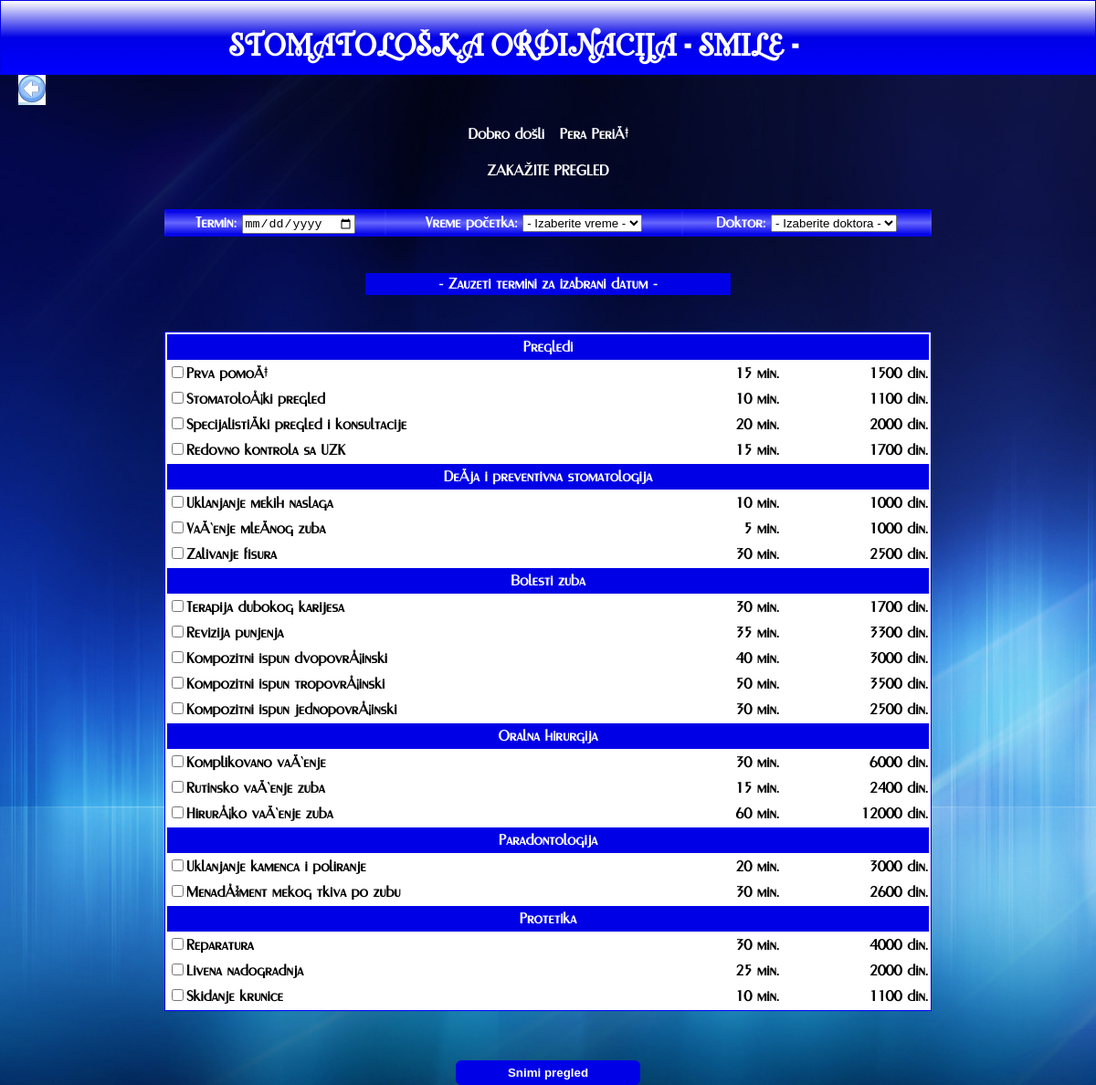
Screenshot of /zubarska_ordinacija/prometni/zakazivanje/azuriranje.php?akcija=n (signed in) with the database file from the repository.
### tables this page shows
CREATE TABLE `usluga` (
  `id` int(10) UNSIGNED NOT NULL,
  `naziv` varchar(50) NOT NULL,
  `cena` int(11) NOT NULL COMMENT 'cena usluge',
  `vreme` int(11) NOT NULL COMMENT 'vreme trajanja usluge u minutima',
  `id_vrsta_usluge` int(10) UNSIGNED NOT NULL
);

CREATE TABLE `vrsta_usluge` (
  `id` int(10) UNSIGNED NOT NULL,
  `naziv` varchar(40) NOT NULL
);

### zubarska_ordinacija/prometni/zakazivanje/azuriranje.php (the view, shortened to what this page needs)
<?php
include_once "../../inc/header.php";
require '../../inc/konekcija.php';
?>
			<a href="pregled.php" class="nazad"><img src="../../img/back.jpg" width=30 height=30></a>
	<?php
		if($_REQUEST['akcija'] == 'n'){
				$selectDoktor = "<option value='-1'> - Izaberite doktora - </option>";
			$sqlQuery = "SELECT K.*,K.id_vrsta_kor, V.naziv as vrsta
						FROM korisnik K
						LEFT JOIN vrsta_korisnika V ON K.id_vrsta_kor=V.id
						WHERE K.id_vrsta_kor = 2";
			$res = mysqli_query($conn, $sqlQuery);
			while($row = mysqli_fetch_assoc($res)){
				$selectedDoktor = "";
				$selectDoktor .= "<option value=${row['id']} $selectedDoktor> ${row['ime_prezime']} </option>";
			}
				$vreme = "<option value='-1'> - Izaberite vreme - </option>";
			$vremePocetka = 12;
			$krajDana = 20;
			$minuti = array("05", "10", "15","20","25","30","35","40","45","50","55");
			for($i=$vremePocetka; $i<($krajDana + 1); $i++){
				$sat = $i . ':00';
				$vreme .=  '<option value="' . $sat . '">' . $sat . '</option>';
				if($i != $krajDana){
					for($j=0; $j<sizeof($minuti); $j++){
						 $sat = $i . ':' . $minuti[$j];
				$vreme .=  '<option value="' . $sat . '">' . $sat . '</option>';
					}
				}
			}
		$korisnik =$_SESSION['ime'];
	?>
	</header>
		<main>
			<form name="unos" action="" method="post">
					<div id="pacijent">
						<p>Dobro došli &nbsp
						<?=$korisnik?></p>
						<p>ZAKAŽITE PREGLED </p>
					</div>
				<table class="filterZ" width=70%>
					<tr>
						<td>Termin:
						<input type="date" required name="termin" id="termin"  value=<?php echo (isset($_REQUEST['termin']))?$_REQUEST['termin']:"";?>></td>
						<td>Vreme početka:
						<select name="vreme" id="vreme"><?=$vreme?></select></td>
						<td>Doktor:
						<select name="doktor" id="doktor" onchange="ajaxDatum()"><?=$selectDoktor?></select></td>
					</tr>
				</table>
				<br>
			<div id="terminiZauzeti">
				<p>- Zauzeti termini za izabrani datum -</p>
			</div>
				<br>
				<table class="zakazivanje" width=70%>
	<?php
				$sqlQuery = "SELECT U.*, V.naziv as vrsta
							FROM usluga U
							LEFT JOIN vrsta_usluge V ON U.id_vrsta_usluge = V.id
							ORDER BY V.id";
					$res = mysqli_query($conn, $sqlQuery);
					$pomocna = 0;
					while($row = mysqli_fetch_assoc($res)){
						if($pomocna != $row['id_vrsta_usluge']){
	?>
					<th class="vrsta" colspan="3"><?=$row['vrsta']?></th>
	<?php
						}
	?>
					<tr>
						<td><input type="checkbox" name="usluge[]" value='<?=$row['id']?>' ><?=$row['naziv']?></td>
						<td align="right" ><?=$row['vreme']?> min.</td>
						<td align="right"><?=$row['cena']?> din.</td>
					</tr>
	<?php
					$pomocna = $row['id_vrsta_usluge'];
					}
	?>
				</table>
					<br>
				<div id="submit">
					<tr>
						<td ><input id="snimi" type="submit" name="snimi" value="Snimi pregled"></td>
					</tr>
				</div>
			</form>
		</main>
	<?php
}
	?>

### zubarska_ordinacija/css/style.css (style rules this page uses)
body { font-family: FirstFont; font-size: 16px; line-height: 1.5; padding: 0; margin: 0; background-image: url(../img/background.jpg); background-size:cover; min-height:500px; }
a:link, a:visited { background: linear-gradient(to left,white ,lightblue ); color: red; font-weight:bold; text-decoration:none; }
.filter, .filterZ { height:25px; background: linear-gradient(to top,#0000e6, #6666ff, #0000e6 ); text-align:left; margin:auto; width:70%; font-weight:bold; margin-top:60px; color:white; }
.filterZ { margin-top:30px; text-align:center; }
.filterZ tr { background: linear-gradient(to top,#0000e6, #6666ff, #0000e6 ); }
.nazad { margin-left:20px; }
th,tr { background: white; }
#pacijent { margin:auto; color:white; font-weight:bold; text-align:center; width:70%; }
.zakazivanje,.izvestaj { border:1px solid blue; margin:auto; background: white; width:70%; font-weight:bold; }
#terminiZauzeti { background:#0000e6; color:white; font-weight:bold; margin:auto; width:400px; text-align:center; }
.vrsta { border:1px solid #0000e6; height:10px; background: #0000e6 ; text-align:center; color:white; }
#snimi, #submit { width:200px; margin:auto; border:1px solid #0000e6; text-align:center; border-radius: 6px; height:25px; font-weight:bold; background: #0000e6 ; color:white; }
#submit { margin-top:30px; border-radius: 6px; }

### rows the page displays
usluga: id_vrsta_usluge.naziv "Pregledi", naziv "Prva pomoÄ‡", vreme "15", cena "1500"
usluga: naziv "StomatoloÅ¡ki pregled", vreme "10", cena "1100"
usluga: naziv "SpecijalistiÄki pregled i konsultacije", vreme "20", cena "2000"
usluga: naziv "Redovno kontrola sa UZK", vreme "15", cena "1700"
usluga: id_vrsta_usluge.naziv "DeÄja i preventivna stomatologija", naziv "Uklanjanje mekih naslaga", vreme "10", cena "1000"
usluga: naziv "VaÄ‘enje mleÄnog zuba", vreme "5", cena "1000"
usluga: naziv "Zalivanje fisura", vreme "30", cena "2500"
usluga: id_vrsta_usluge.naziv "Bolesti zuba", naziv "Terapija dubokog karijesa", vreme "30", cena "1700"
usluga: naziv "Revizija punjenja", vreme "35", cena "3300"
usluga: naziv "Kompozitni ispun dvopovrÅ¡inski", vreme "40", cena "3000"
usluga: naziv "Kompozitni ispun tropovrÅ¡inski", vreme "50", cena "3500"
usluga: naziv "Kompozitni ispun jednopovrÅ¡inski", vreme "30", cena "2500"
usluga: id_vrsta_usluge.naziv "Oralna hirurgija", naziv "Komplikovano vaÄ‘enje", vreme "30", cena "6000"
usluga: naziv "Rutinsko vaÄ‘enje zuba", vreme "15", cena "2400"
usluga: naziv "HirurÅ¡ko vaÄ‘enje zuba", vreme "60", cena "12000"
usluga: id_vrsta_usluge.naziv "Paradontologija", naziv "Uklanjanje kamenca i poliranje", vreme "20", cena "3000"
usluga: naziv "MenadÅ¾ment mekog tkiva po zubu", vreme "30", cena "2600"
usluga: id_vrsta_usluge.naziv "Protetika", naziv "Reparatura", vreme "30", cena "4000"
usluga: naziv "Livena nadogradnja", vreme "25", cena "2000"
usluga: naziv "Skidanje krunice", vreme "10", cena "1100"

### other values shown
$korisnik "Pera PeriÄ‡"
